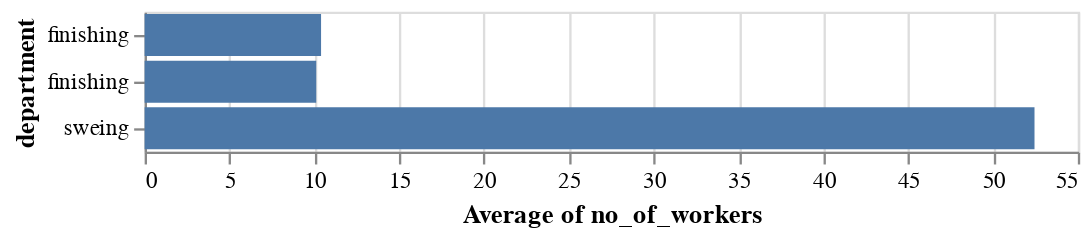

The notebook cell this image was saved under:
### Code cell
import altair as alt
import pandas as pd
#Select a dataset
data = pd.read_csv("gar_data.csv")
#create a data dashboard using Altair
#Let’s start by looking at the average number of workers per department 
alt.Chart(data).mark_bar().encode(
    y='department',
    x='average(no_of_workers)'
)

### Figure 1 — Vega-Lite specification as saved in the notebook (floating-point values rounded to 4 significant figures; data arrays with more than 128 entries replaced by an {"elided": "..."} marker saying what was removed)
{"config": {"view": {"continuousWidth": 400, "continuousHeight": 300}}, "data": {"name": "data-ab4b382272822498bc1c154d80edb0fe"}, "mark": "bar", "encoding": {"x": {"type": "quantitative", "aggregate": "average", "field": "no_of_workers"}, "y": {"type": "nominal", "field": "department"}}, "$schema": "https://vega.github.io/schema/vega-lite/v4.8.1.json", "datasets": {"data-ab4b382272822498bc1c154d80edb0fe": {"elided": "1197 records"}}}
